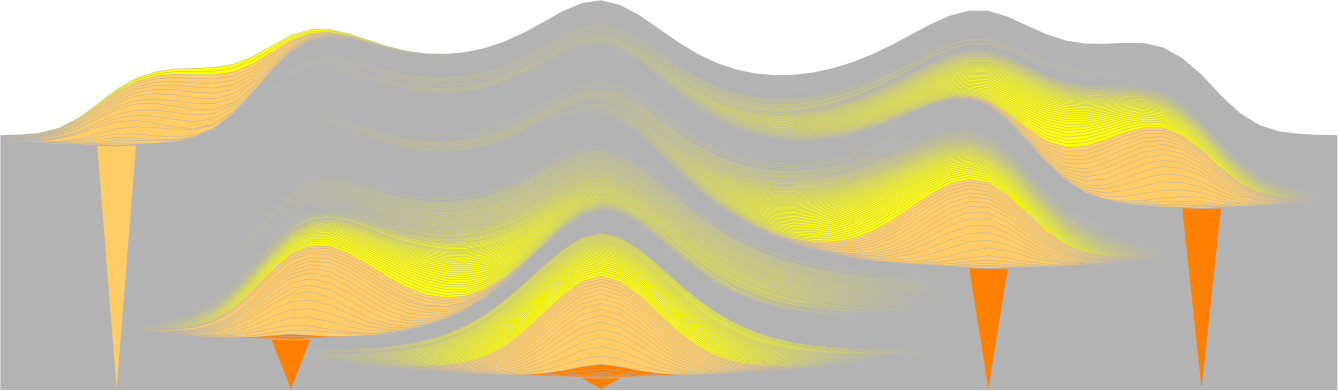
#> input picture postProcessing/strike_cross_sectionBEST_y_150.png, 8026 x 2342 px (shown at 1/6 size)
$ jupyter execute --allow-errors syntheticSeismicUsingDevitoTool.ipynb   (shell and % lines are left out)
#> lines starting #> are read from the running program, lines starting #| are printed output that depends on the picture
[cell 1]
import numpy as np
import matplotlib.pyplot as plt
from PIL import Image
from scipy.spatial import cKDTree
from sklearn.cluster import DBSCAN
from skimage.transform import resize
from sklearn.cluster import KMeans

[cell 2]
# Load an image
img2 = Image.open("strike_cross_sectionBEST_y_150.png")
#> img2 is the input picture: PIL image 8026x2342 RGB; mean R, G, B 207, 199.3, 163.3
#img2 = Image.open("actualStrikeFan.png")
#img = Image.open("overburdenCorel.png")
img = Image.open("overburdenNDeltaShallow.png")
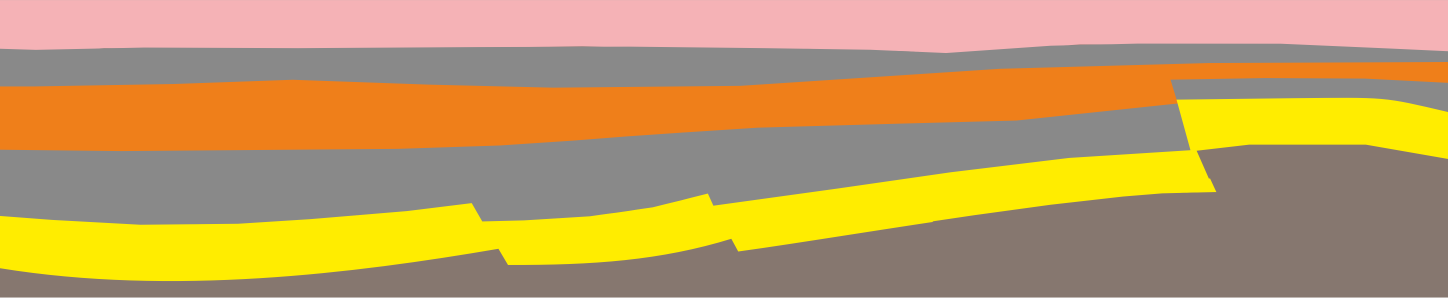
#> input picture postProcessing/overburdenNDeltaShallow.png, 5792 x 1189 px (shown at 1/4 size)
#> img is the input picture: PIL image 5792x1189 RGBA; mean R, G, B, A 189.8, 154.6, 97.5, 254.9
img

[cell 3]
from sklearn.cluster import KMeans

# Step 1: Load the image
im = np.array(img)[..., :3]  # Keep only RGB channels (ignore alpha if present)

# Step 2: Prepare the data
X = im.reshape(-1, 3)  # Reshape to (height * width, 3)

# Step 3: Apply K-Means
n_clusters = 5  # Number of dominant colors to extract
kmeans = KMeans(n_clusters=n_clusters, random_state=42)
kmeans.fit(X)

# Step 4: Collect the colors (cluster centers)
colours = kmeans.cluster_centers_.astype(int)  # Get cluster centers

# Step 5: Visualize the colors
plt.imshow([colours / 255])  # Normalize to [0, 1] for display
plt.yticks([])
plt.title(f"Dominant Colors (K={n_clusters})")
plt.show()

[cell 4]
from scipy.spatial import cKDTree

kdtree = cKDTree(colours)
_, ix = kdtree.query(im)
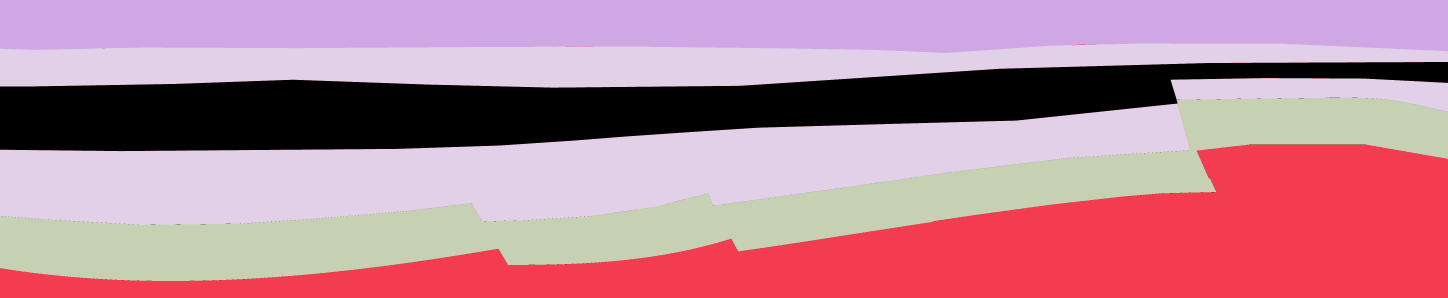
#> ix: shape (1189, 5792) int64 (shown at 1/4 size); 5 distinct labels, from 0 to 4; one colour per label, 0 black

plt.imshow(ix)

rocks = np.array([
    3000,
    2000,
    1800,
    2300,
    2500
])

overburden_vel = rocks[ix]
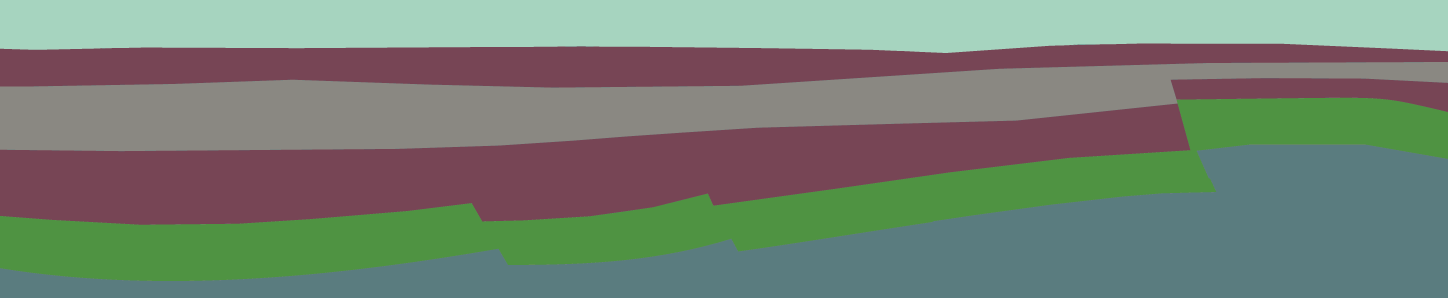
#> overburden_vel: shape (1189, 5792) int64 (shown at 1/4 size); 5 distinct labels, from 1800 to 3000; one colour per label, 0 black

plt.imshow(overburden_vel)
plt.colorbar(shrink=0.6)
plt.show()

[cell 5]
from sklearn.cluster import KMeans

# Step 1: Load the image
im2 = np.array(img2)[..., :3]  # Keep only RGB channels (ignore alpha if present)

# Step 2: Prepare the data
X2 = im2.reshape(-1, 3)  # Reshape to (height * width, 3)

# Step 3: Apply K-Means
n_clusters = 5  # Number of dominant colors to extract
kmeans = KMeans(n_clusters=n_clusters, random_state=42)
kmeans.fit(X2)

# Step 4: Collect the colors (cluster centers)
colours2 = kmeans.cluster_centers_.astype(int)  # Get cluster centers

# Step 5: Visualize the colors
plt.imshow([colours2 / 255])  # Normalize to [0, 1] for display
plt.yticks([])
plt.title(f"Dominant Colors (K={n_clusters})")
plt.show()
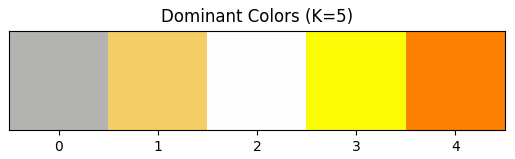
#> figure drawn by matplotlib, 1 panel

[cell 6]
from scipy.spatial import cKDTree

kdtree = cKDTree(colours2)
_, ix2 = kdtree.query(im2)
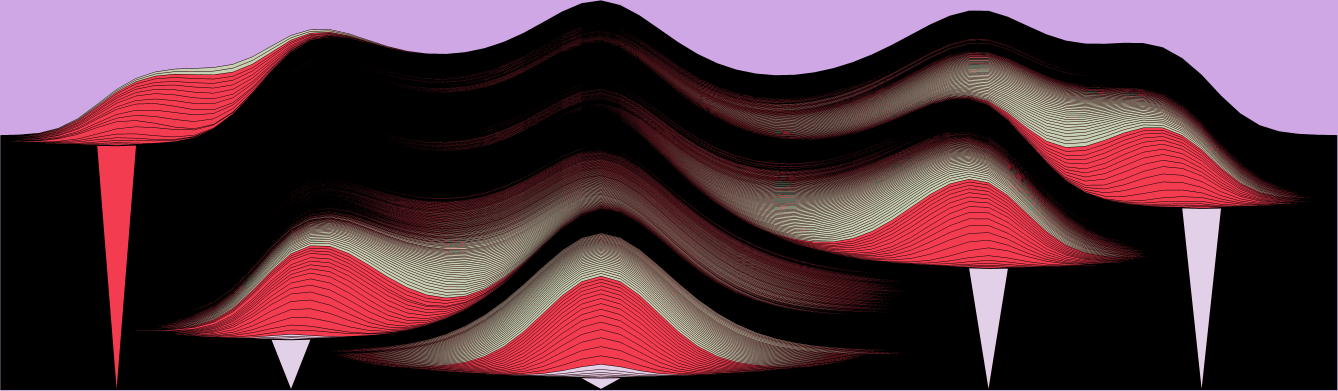
#> ix2: shape (2342, 8026) int64 (shown at 1/6 size); 5 distinct labels, from 0 to 4; one colour per label, 0 black

plt.imshow(ix2)

# assign velocity to lithology
rocks2 = np.array([
    2300,
    3500,#1500
    2500,#3200
    3500,#3500
    3500#3500
])
fan_vel = rocks2[ix2]
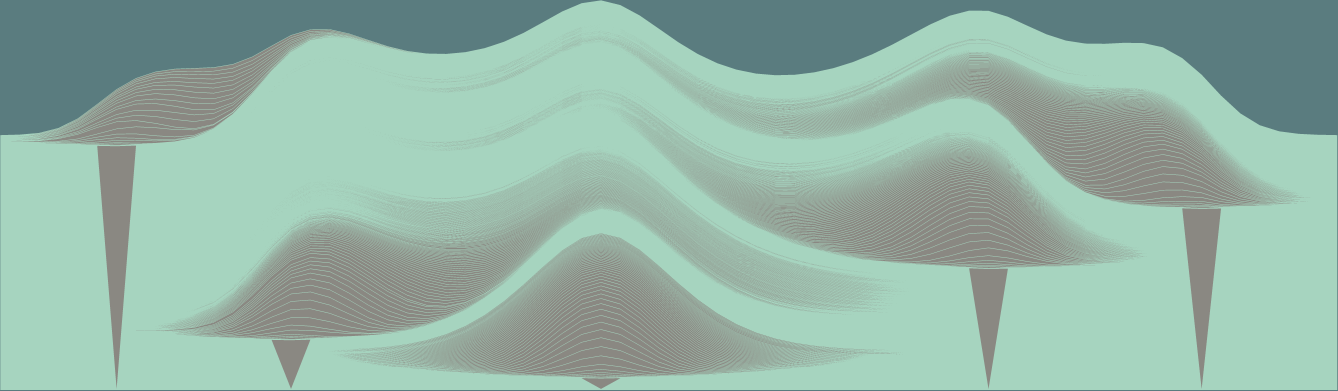
#> fan_vel: shape (2342, 8026) int64 (shown at 1/6 size); 3 distinct labels, from 2300 to 3500; one colour per label, 0 black

plt.imshow(fan_vel)
plt.colorbar(shrink=0.6)
plt.show()
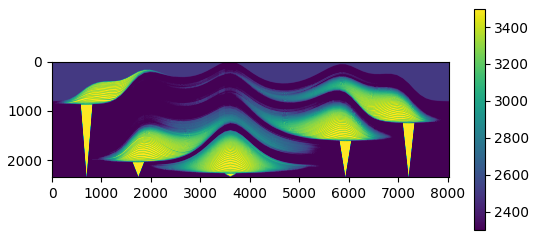
#> figure drawn by matplotlib, 2 panels

[cell 7]
import numpy as np
import matplotlib.pyplot as plt
from scipy.ndimage import zoom

def build_model_with_image_overburden(fan_vel,
                                      overburden_vel,
                                      dz=4.0,
                                      dx=4.0,
                                      fan_thickness_m=100.0,
                                      fan_width_m=3200.0,
                                      overburden_thickness_m=500.0,
                                      fan_gap_top_m=50.0,
                                      fan_gap_bottom_m=50.0,
                                      gap_velocity=2700,#None
                                      bottom_gap_velocity=None,
                                      plot=True):
    """
    Embeds a submarine fan between image-derived overburden and underlying gap.

    Parameters:
        - fan_vel: 2D array of fan velocity (in m/s)
        - overburden_vel: 2D array of overburden velocity (in m/s)
        - dz, dx: spatial sampling in meters
        - fan_thickness_m: fan height (m)
        - fan_width_m: fan width (m)
        - overburden_thickness_m: overburden thickness (m)
        - fan_gap_top_m: vertical gap above the fan (m)
        - fan_gap_bottom_m: vertical gap below the fan (m)
        - gap_velocity: optional velocity for top gap
        - bottom_gap_velocity: optional velocity for bottom gap
        - plot: display final model

    Returns:
        - model_vel: full 2D velocity model (in m/s)
    """
#> called with dz = 2, dx = 2, fan_thickness_m = 60, fan_width_m = 3200, overburden_thickness_m = 500, fan_gap_top_m = 50, fan_gap_bottom_m = 590, gap_velocity = 2500
    # Original dimensions
    nz_fan, nx_fan = fan_vel.shape
#> nz_fan = 2342; nx_fan = 8026
    nz_ob, nx_ob = overburden_vel.shape
#> nz_ob = 1189; nx_ob = 5792

    # Target dimensions
    fan_thick_samples = int(fan_thickness_m / dz)
    fan_width_samples = int(fan_width_m / dx)
    gap_top_samples = int(fan_gap_top_m / dz)
    gap_bottom_samples = int(fan_gap_bottom_m / dz)
    ob_thick_samples = int(overburden_thickness_m / dz)

    # --- Resample fan and overburden ---
    fan_resized = zoom(fan_vel, (fan_thick_samples / nz_fan, fan_width_samples / nx_fan), order=1)
    overburden_resized = zoom(overburden_vel, (ob_thick_samples / nz_ob, fan_width_samples / nx_ob), order=1)
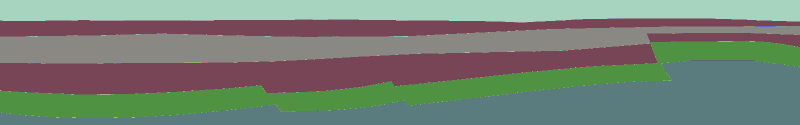
#> overburden_resized: shape (250, 1600) int64 (shown at 1/2 size); 510 distinct labels, from 1800 to 3000; one colour per label, 0 black

    # --- Gaps ---
    if gap_velocity is None:
        gap_velocity = overburden_resized[-1, :].mean()
    if bottom_gap_velocity is None:
        bottom_gap_velocity = fan_resized[-1, :].mean()

    gap_top = np.ones((gap_top_samples, fan_width_samples)) * gap_velocity
    gap_bottom = np.ones((gap_bottom_samples, fan_width_samples)) * bottom_gap_velocity

    # --- Stack: Overburden → Top Gap → Fan → Bottom Gap ---
    model_vel = np.vstack([
        overburden_resized,
        gap_top,
        fan_resized,
        gap_bottom
    ])
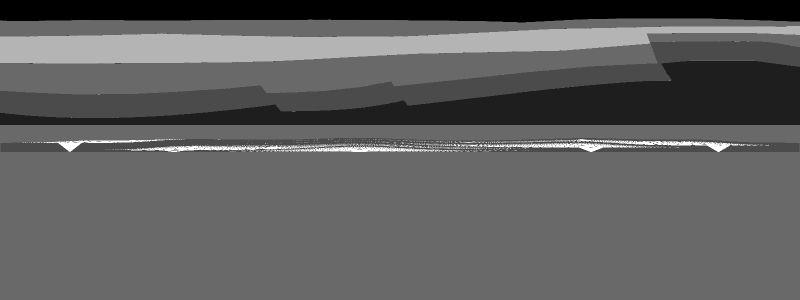
#> model_vel: shape (600, 1600) float64 (shown at 1/2 size); min 1800, max 3500, mean 2431.8; drawn with min black and max white

    # --- Convert to km/s ---
    model_vel /= 1000.0

    # --- Plotting ---
    if plot:
        extent = [0, fan_width_samples * dx, model_vel.shape[0] * dz, 0]
#> extent = [0, 3200, 1200, 0]
        plt.figure(figsize=(12, 6))
        plt.imshow((model_vel*1000), cmap='viridis', aspect='auto', extent=extent)
        plt.colorbar(label='Velocity (m/s)')
        plt.title("Velocity Model: Overburden + Gaps + Fan")
        plt.xlabel("Distance (m)")
        plt.ylabel("Depth (m)")
        plt.grid(False)
        plt.show()
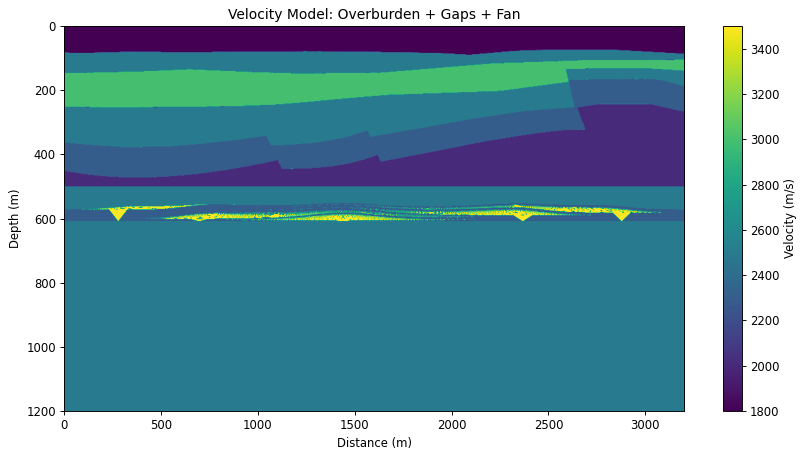
#> figure drawn by matplotlib, 2 panels

    return model_vel

[cell 8]
model_vel = build_model_with_image_overburden(
    fan_vel=fan_vel,
    overburden_vel=overburden_vel,
    dz=2.0,
    dx=2.0,
    fan_thickness_m=60.0,
    fan_width_m=3200.0,
    overburden_thickness_m=500.0,
    fan_gap_top_m=50.0,
    fan_gap_bottom_m=590.0,
    gap_velocity=2500,
    bottom_gap_velocity=2500,
    plot=True
)

[cell 9]
model_vel.shape
#> Out = (600, 1600)
